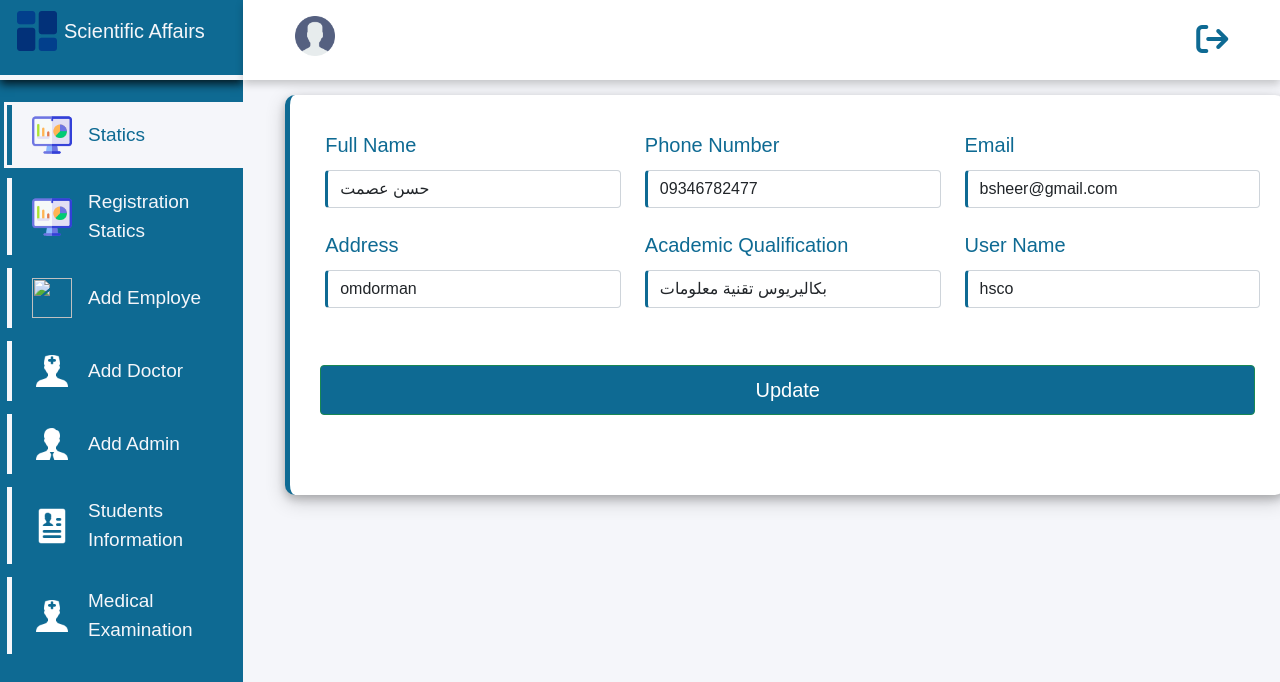
Screenshot of /elec_reg_new_std/admin/employes/edit_of_emp/display_for_edit.php?updateid=1 with the database file from the repository.
### tables this page shows
CREATE TABLE `scientific_affairs_employes` (
  `id` int(11) NOT NULL,
  `full_name` varchar(100) NOT NULL,
  `phone_number` varchar(15) NOT NULL,
  `email` varchar(50) NOT NULL,
  `address` varchar(50) NOT NULL,
  `academic_qualification` varchar(100) NOT NULL,
  `username` varchar(20) NOT NULL,
  `password` varchar(20) NOT NULL DEFAULT '0000',
  `date_of_add` varchar(30) NOT NULL,
  `hours` varchar(20) NOT NULL,
  `del` varchar(5) NOT NULL DEFAULT 'no'
);

### elec_reg_new_std/admin/employes/edit_of_emp/display_for_edit.php (the view, shortened to what this page needs)
<?php
include "../../../../connection/connection.php";
$name_user = $_SESSION["full_name_scientific_affairs"];
$id = $_GET["updateid"];
$show_data_input = mysqli_query($connection, "select * from scientific_affairs_employes where id = $id");
$row=mysqli_fetch_array($show_data_input);
$inp_name = $row["full_name"];
$inp_phone = $row["phone_number"];
$inp_email = $row["email"];
$inp_address = $row["address"];
$inp_academic = $row["academic_qualification"];
$inp_username = $row["username"];
?>
<!DOCTYPE html>
<html lang="en">
<head>
    <link rel="stylesheet" href="../../../../css/all.min.css">
    <link rel="stylesheet" href="../../../../bootstrap/bootstrap.min.css">
    <link rel="stylesheet" href="../../../../css/manegment/scintific_affairs/display_for_edit.css">
</head>
<body>
<div class="side-menu">
<div class="brand-name">
<h2><img src="../../../../icons/da.png" alt="" width="50px" height="50px">Scientific Affairs</h2>
        </div>
            <ul>
            <a href="../../statics/statics.php"><li  class="active"><img src="../../../../icons/statc1.png" alt="" width="40px" height="40px">Statics</li></a>
            <a href="../../registration_statistics/registration_statistics.php"><li><img src="../../../../icons/statc1.png" alt="" width="40px" height="40px">Registration Statics</li></a>
            <a href="../../employes/add_employe/add_emp.php"><li><img src="../../../../icons/eemp3.png" alt="" width="40px" height="40px"> Add Employe</li></a>
            <a href="../../doctors/add_doctor/add_doctor.php"><li><img src="../../../../icons/doc.png" alt="" width="40px" height="40px"> Add Doctor</li></a>
            <a href="../../admins/add_admin/add_admin.php"><li><img src="../../../../icons/admin.png" alt="" width="40px" height="40px">Add Admin</li></a>
            <a href="../../../scintific_affairs/info_std_electronic_register/info_std_electronic_register.php"><li><img src="../../../../icons/stdifo1.png" alt="" width="40px" height="40px"> Students Information</li></a>
            <a href="../../../medical_examination/statics/statics.php"><li><img src="../../../../icons/doc.png" alt="" width="40px" height="40px">Medical Examination</li></a>
            </ul>
        </div>
        <div class="container">
            <div class="header">
                <div class="nav">
                <div>
                <h3> <a href="../../account/account.php"><img src="../../../../icons/account.png" alt="" width="40px" height="40px"></a><?php echo " " . $name_user ?></h3>
                </div>
                <div class="log">
                <a href="../../../login/login.php"><div><i class="fa-solid fa-arrow-right-from-bracket fa-2x"></i></div></a>
                </div>
                </div>
            </div>
<div class="form">
<form action="" method="post">
    <div class="row">
    <div class="form-group col-lg-4 col-md-6 col-xs-12">
    <label for="" class="lead">Full Name</label>
        <input type="text" name="fullname" id=""  value="<?php echo $inp_name ?>" class="form-control" required>
    </div>
    <div class="form-group col-lg-4 col-md-6 col-xs-12">
    <label for="" class="lead">Phone Number</label>
        <input type="number" name="phone" id=""  value="<?php echo $inp_phone ?>" class="form-control" required>
    </div>
    <div class="form-group col-lg-4 col-md-6 col-xs-12">
    <label for="" class="lead">Email</label>
        <input type="email" name="email" id=""  value="<?php echo $inp_email ?>" class="form-control" required>
    </div>
    <div class="form-group col-lg-4 col-md-6 col-xs-12">
    <label for="" class="lead">Address</label>
        <input type="text" name="address" id=""  value="<?php echo $inp_address ?>" class="form-control" required>
    </div>
    <div class="form-group col-lg-4 col-md-6 col-xs-12">
    <label for="" class="lead">Academic Qualification</label>
        <input type="text" name="academicqualification" id=""  value="<?php echo $inp_academic ?>" class="form-control" required>
    </div>
    <div class="form-group col-lg-4 col-md-6 col-xs-12">
    <label for="" class="lead">User Name</label>
        <input type="text" name="username" id=""  value="<?php echo $inp_username ?>" class="form-control" required>
    </div>
    <div class="form-group col-lg-12 col-md-12 col-xs-12">
        <input type="submit" name="addemp" id="" value="Update" class="btn btn-success">
    </div>
</div>
</form>
</div>
</body>
</html>

### css/manegment/scintific_affairs/display_for_edit.css (style rules this page uses)
* { box-sizing: border-box; }
body { min-height: 100vh; font-family: Tahoma, Geneva, Verdana, sans-serif }
a { text-decoration: none; color: #f5f6fa; }
li { list-style: none; }
h2 { color: #f5f6fa; font-size: 20px; }
.side-menu { position: fixed; background: #0e6a93; ; width: 19vw; min-height: 100vh; display: flex; flex-direction: column; }
.side-menu .brand-name { height: 10vh; display: flex; align-items: right; padding: 2px; padding-top: 5px; margin-bottom: 25px; cursor: pointer; border-bottom: 5px solid #f5f6fa; box-shadow: 0 4px 9px 0 rgba(0, 0, 0, 0.8); }
.side-menu li { font-size: 19px; padding: 10px; margin-left: -25px; margin-bottom: 13px; display: flex; align-items: center; border-left: 5px solid #f5f6fa; cursor: pointer; }
.side-menu li img { margin-right: 16px; }
.side-menu .active { background: #f5f6fa; color: #0e6a93; border-left: 5px solid #0e6a93; outline: 3px solid #f5f6fa; }
.side-menu img { margin-left: 10px; }
.side-menu .brand-name h2 { font-size: 20px; }
.side-menu .brand-name h2 img { mix-blend-mode: multiply; margin-right: 2px; margin-top: 1px; padding-right: 5px; margin-bottom: 5px; padding: 5px; }
.container { position: absolute; right: 0; width: 81vw; height: 100vh; background-color: #f5f6fa; }
.container .header { position: fixed; top: 0; right: 0; width: 81vw; height: 10vh; background-color: white; display: flex; align-items: center; justify-content: center; box-shadow: 0 4px 8px 0 rgba(0, 0, 0, 0.2); }
.container .header .nav { width: 90%; display: flex; align-items: center; justify-content: space-between; }
.container .header .nav h3 { color: #0e6a93; font-size: 20px; margin-top: 10px; cursor: pointer; }
.container .header .nav h3 img { margin-bottom: 10px; cursor: pointer; }
.fa-solid { color: #0e6a93; }
.log { cursor: pointer; display: flex; align-items: center; justify-content: space-between; color: #0e6a93; }
.container .form { margin-top: 95px; margin-left: 30px; width: 1000px; height: 400px; padding: 30px; border-left: 5px solid #0e6a93; border-radius: 10px; background-color: white; box-shadow: 0 4px 8px 0 rgba(0, 0, 0, 0.2), 0 6px 20px 0 rgba(0, 0, 0, 0.19); }
.form-group { margin-bottom: 12px; }
.form-control, .form-select { width: 100%; margin: 5px; border-left: 3px solid #0e6a93; border-radius: none; }
label { color: #0e6a93; margin: 5px; font-size: 15px; }
.btn { margin-top: 40px; width: 100%; height: 50px; font-size: 20px; background-color: #0e6a93; }

### rows the page displays
scientific_affairs_employes: fullname "حسن عصمت", phone "09346782477", email "bsheer@gmail.com", address "omdorman", academicqualification "بكاليريوس تقنية معلومات", username "hsco"
